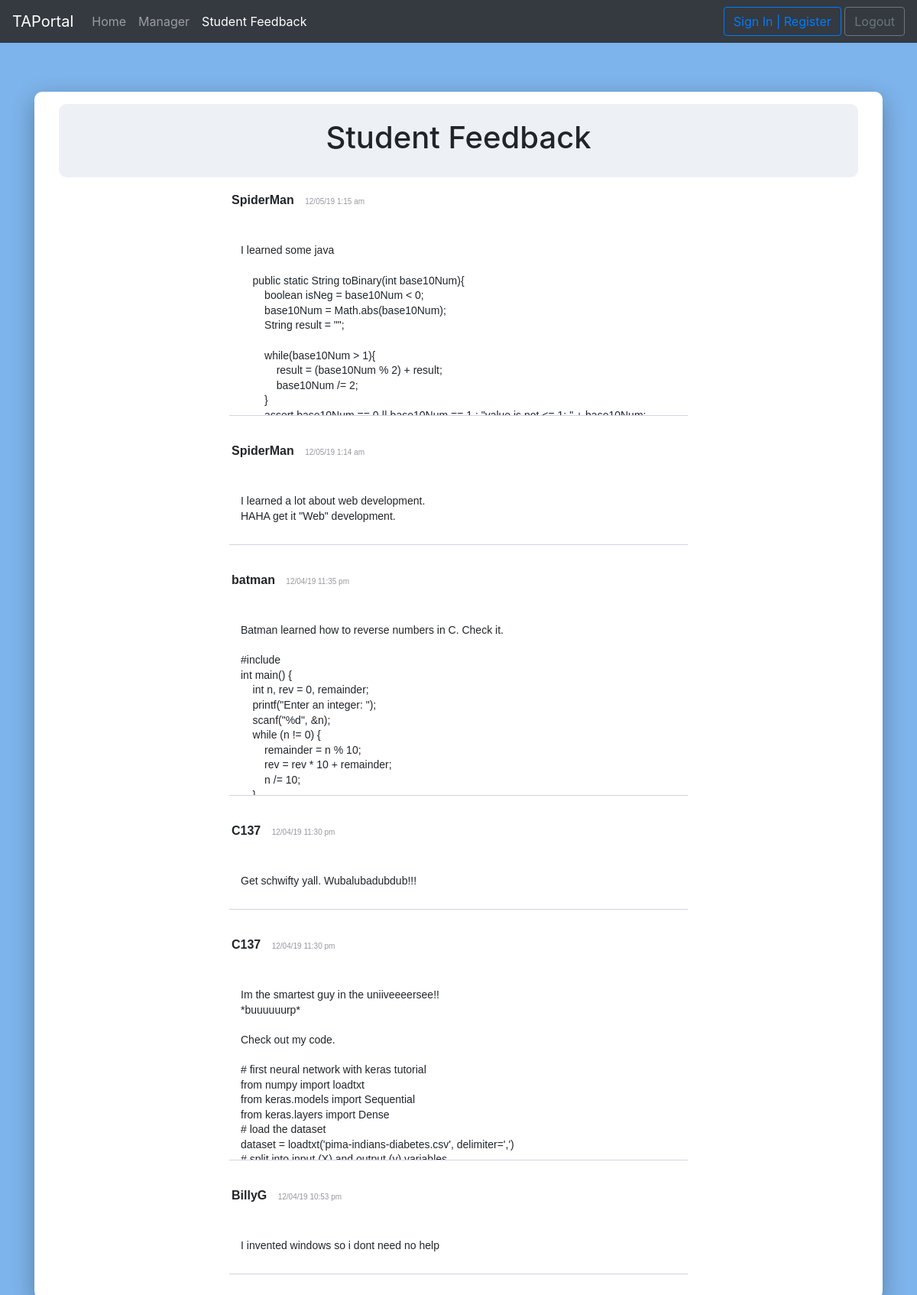
Screenshot of /student-feedback.php with the database file from the repository.
### tables this page shows
CREATE TABLE `comments` (
  `postId` int(11) NOT NULL,
  `eid` varchar(45) DEFAULT NULL,
  `commentBody` text,
  `postDate` varchar(255) DEFAULT NULL,
  PRIMARY KEY (`postId`),
  UNIQUE KEY `postId_UNIQUE` (`postId`)
);

### student-feedback.php (the view, shortened to what this page needs)
<?php
include("config.php");
function questionsToday()
{
    global $link;
    $questionsTodayQuery = "select * from comments";
    $items = [];
    if ($result = $link->query($questionsTodayQuery)) {
        while ($question = $result->fetch_assoc()) {
            $items[] = $question;
        }
        if (sizeof($items) > 0) {
            $items = array_reverse($items, true);
        }
        foreach ($items as $item) {
            printf('<div class="scroll-bar-wrap">
                                <div class="row">
                                    <div class="scroll-box">
                                        <div class="sticky-top commentHeader">
                                            <p> <strong> %s </strong> <span class="dateFormat"> %s</span> </p>
                                        </div>
                                        <br>
                                        <div class="commentBody">
                                            <pre style="font-family: arial; line-height: 1.4;">%s</pre>
                                        </div>
                                    </div>
                                </div>
                                <div class="row cover-bar"></div>
                            </div>', $item["eid"], $item["postDate"], $item["commentBody"]);
        }
    }
}
?>
<!DOCTYPE html>
<html lang="en">
<head>
    <link href="./styles/student-feedback.css" type="text/css" rel="stylesheet">
    <link rel="stylesheet" href="https://stackpath.bootstrapcdn.com/bootstrap/4.3.1/css/bootstrap.min.css">
    <link rel="stylesheet" href="https://use.fontawesome.com/releases/v5.0.8/css/all.css">
    <link rel="stylesheet" href="https://cdn.dhtmlx.com/richtext/1.0/richtext.css" type="text/css">
</head>
<body>
    <nav class="navbar fixed-top navbar-expand-lg navbar-dark bg-dark">
        <a class="navbar-brand" href="#">TAPortal</a>
        <div class="collapse navbar-collapse" id="navbarTogglerDemo02">
            <ul class="navbar-nav mr-auto mt-2 mt-lg-0">
                <li class="nav-item">
                    <a class="nav-link" href="./index.php">Home </a>
                </li>
                <li class="nav-item" id="manager_view">
                    <a class="nav-link" href="./manager_scheduler.php">Manager</a>
                </li>
                <li class="nav-item active">
                    <a class="nav-link" href="#">Student Feedback<span class="sr-only">(current)</span></a>
                </li>
            </ul>
            <div>
                <a class="btn btn-outline-primary" id="signInButton" href="./login.php" role="button">Sign In |
                    Register</a>
                <a class="btn btn-outline-secondary" id="signOutButton" href="./logout.php" role="button">Logout</a>
            </div>
        </div>
    </nav>
    <div class="container mt-5 pt-5">
        <div class="col mt-4 p-3 commentWraper">
            <div class="row justify-content-center mx-3" id="feedbackHeader" style=" text-align:center; background-color: rgba(229, 235, 242, 0.674);  border-radius: 10px; padding: 20px;">
                <h1 style="">Student Feedback</h1>
            </div>
            <div class="row justify-content-center" id="newPost">
                <?php
                questionsToday();
                ?>
            </div>
        </div>
    </div>
</body>
</html>

### styles/student-feedback.css (style rules this page uses)
html body { background-color: rgba(92, 161, 230, 0.794); }
.commentWraper { background-color: white; margin-bottom: 50px; max-width: 60% auto; -webkit-box-shadow: 0 10px 30px 0 rgba(0, 0, 0, 0.3); box-shadow: 0 10px 30px 0 rgba(0, 0, 0, 0.3); border-radius: 10px 10px 10px 10px; }
p { font-family: arial; line-height: 1.4; }
.commentBody { padding-left: 20px; }
.dateFormat { font-size: 10px; color: rgb(151, 151, 160); margin-left: 1em; }
.commentHeader { background-color: white; margin-top: 0px; padding: 3px 5px 5px 8px; }
.scroll-bar-wrap { width: 600px; position: relative; margin: 1em auto; padding: 2em auto; border-bottom: 1px solid rgb(210, 210, 230); }
.scroll-box { padding: 0px 10px 10px 10px; background-color: #ffffff; width: 100%; max-height: 295px; overflow-y: scroll; overflow-x: hidden; }
.cover-bar { position: absolute; background: #fff; ; height: 100%; top: 0; right: 0; width: .4em; -webkit-transition: all .5s; opacity: 1; }
#feedbackHeader { background-color: rgba(229, 235, 242, 0.674); border-radius: 10px; padding: 20px; }

### rows the page displays
comments: eid "SpiderMan", postDate "12/05/19 1:15 am", commentBody "I learned some java public static String toBinary(int base10Num){ boolean isNeg = base10Num < 0; base10Num = Math.abs(base10Num); String result = \"\"; while(base10Num > 1){ result = (base10Num % 2) + result; base10Num /= 2; }…"
comments: eid "SpiderMan", postDate "12/05/19 1:14 am", commentBody "I learned a lot about web development. HAHA get it \"Web\" development."
comments: eid "batman", postDate "12/04/19 11:35 pm", commentBody "Batman learned how to reverse numbers in C. Check it. #include int main() { int n, rev = 0, remainder; printf(\"Enter an integer: \"); scanf(\"%d\", &n); while (n != 0) { remainder = n % 10; rev = rev * 10 + remainder; n /= 10;…"
comments: eid "C137", postDate "12/04/19 11:30 pm", commentBody "Get schwifty yall. Wubalubadubdub!!!"
comments: eid "C137", postDate "12/04/19 11:30 pm", commentBody "Im the smartest guy in the uniiveeeersee!! *buuuuuurp* Check out my code. # first neural network with keras tutorial from numpy import loadtxt from keras.models import Sequential from keras.layers import Dense # load the dataset dataset = loadtxt('pima-indians-diabetes.csv', delimiter=',')…"
comments: eid "BillyG", postDate "12/04/19 10:53 pm", commentBody "I invented windows so i dont need no help"
